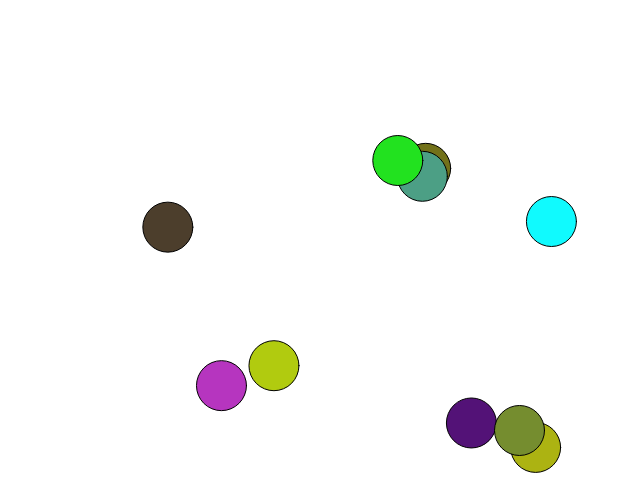
Frame 1 (no input)
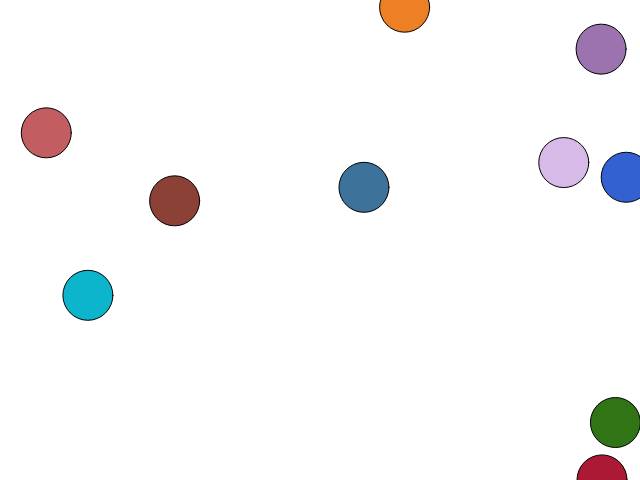
Frame 60 (no input)
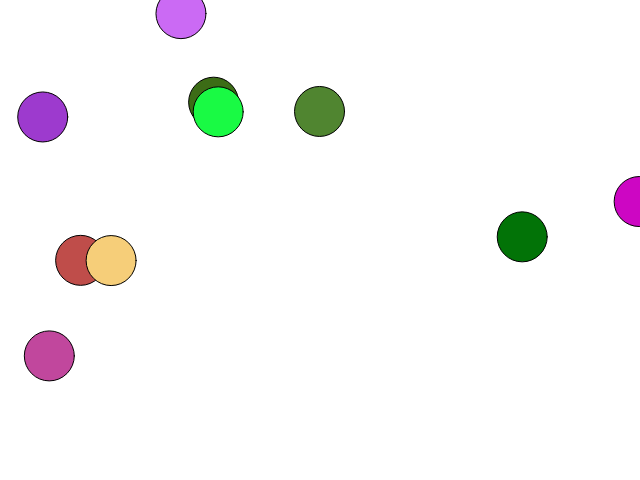
Frame 120 (the mouse pressed at the canvas centre since frame 60)

The p5.js sketch that drew these frames (run headless with seeded random() and noise() and a simulated clock; from frame 60 on, the mouse is pressed at the canvas centre):

// p5.js sketch
// ── sketch.js
function setup() {
    createCanvas(640, 480);
}

function draw() {
    background(255);
    for (let i = 0; i < 10; i++) {
        fill(random(0, 255), random(0, 255), random(0, 255));
        ellipse(random(0, width), random(0, height), 50, 50);
    }
}

// ── game_instructions.html
<!DOCTYPE html>
<html lang="en">
<head>
    <meta charset="UTF-8">
    <meta name="viewport" content="width=device-width, initial-scale=1.0">
    <title>Pygame Instructions</title>
    <link rel="stylesheet" href="output.css">
</head>
<body class="bg-gray-100">
    <header class="bg-blue-500 text-white p-4 mb-4">
        <h1 class="font-bold text-xl mx-auto">Pygame Game Instructions</h1>
    </header>

    <div class="container mx-auto p-4">
        <section class="mb-6">
            <h2 class="font-bold text-2xl">Objective</h2>
            <p class="mt-4 text-gray-700">The objective of this Pygame is to gain as many points as possible by completing various tasks within the game.</p>
        </section>

        <section class="mb-6">
            <h2 class="font-bold text-2xl">Controls</h2>
            <ul class="mt-4 text-gray-700 list-disc">
                <li class="mb-2">Arrow keys: Navigate through the game world</li>
                <li class="mb-2">Spacebar: Interact with objects and characters</li>
                <li class="mb-2">ESC: Pause the game and access game settings</li>
            </ul>
        </section>       

        <section class="mb-6">
            <h2 class="font-bold text-2xl">Scoring</h2>
            <p class="mt-4 text-gray-700">You gain points in this game by completing various tasks, collecting items, and reaching milestones. The more points you gain, the more levels you unlock!</p>
        </section>
    </div>
</body>
</html>

// ── saas_business_homepage.html
<!DOCTYPE html>
<html lang="en">
<head>
    <meta charset="UTF-8">
    <meta name="viewport" content="width=device-width, initial-scale=1.0">
    <title>SaaS Business Homepage</title>
    <link rel="stylesheet" href="output.css">
</head>
<body>
    <nav class="bg-blue-500 text-white p-4">
        <div class="container mx-auto">
            <div class="flex justify-between items-center">
                <div class="font-semibold text-xl">
                    SaaS Business
                </div>
                <div>
                    <a href="#" class="mx-2">Home</a>
                    <a href="#" class="mx-2">Features</a>
                    <a href="#" class="mx-2">Pricing</a>
                </div>
            </div>
        </div>
    </nav>

    <section class="pt-16 pb-8">
        <div class="container mx-auto">
            <h1 class="font-bold text-4xl">Welcome to Our SaaS Business</h1>
            <p class="mt-4 text-gray-600">We provide an innovative solution to help your business grow.</p>
        </div>
    </section>

    <section class="py-12 bg-gray-100">
        <div class="container mx-auto">
            <h2 class="font-bold text-2xl">Features</h2>
            <div class="flex mt-6">
                <div class="w-1/3 p-4">
                    <h3 class="font-semibold text-xl">Feature 1</h3>
                    <p class="mt-2 text-gray-600">Our first feature helps you achieve great results!</p>
                </div>
                <div class="w-1/3 p-4">
                    <h3 class="font-semibold text-xl">Feature 2</h3>
                    <p class="mt-2 text-gray-600">Our second feature streamlines your processes!</p>
                </div>
                <div class="w-1/3 p-4">
                    <h3 class="font-semibold text-xl">Feature 3</h3>
                    <p class="mt-2 text-gray-600">And our third feature simplifies your workflow!</p>
                </div>
            </div>
        </div>
    </section>

    <section class="py-12">
        <div class="container mx-auto">
            <h2 class="font-bold text-2xl">Pricing</h2>
            <div class="flex mt-6">
                <div class="w-1/3 p-4 border border-gray-300 rounded shadow">
                    <h3 class="font-semibold text-xl">Basic Plan</h3>
                    <p class="mt-2 text-gray-600">$9.99/month</p>
                    <ul class="list-disc mt-4 text-gray-600">
                        <li>Feature 1</li>
                        <li>Feature 2</li>
                    </ul>
                </div>
                <div class="w-1/3 p-4 mx-4 border border-blue-500 rounded shadow bg-blue-500 text-white">
                    <h3 class="font-semibold text-xl">Premium Plan</h3>
                    <p class="mt-2">$19.99/month</p>
                    <ul class="list-disc mt-4">
                        <li>Feature 1</li>
                        <li>Feature 2</li>
                        <li>Feature 3</li>
                    </ul>
                </div>
                <div class="w-1/3 p-4 border border-gray-300 rounded shadow">
                    <h3 class="font-semibold text-xl">Enterprise Plan</h3>
                    <p class="mt-2 text-gray-600">Contact Us</p>
                    <ul class="list-disc mt-4 text-gray-600">
                        <li>Custom Features</li>
                        <li>Priority Support</li>
                    </ul>
                </div>
            </div>
        </div>
    </section>
</body>
</html>
